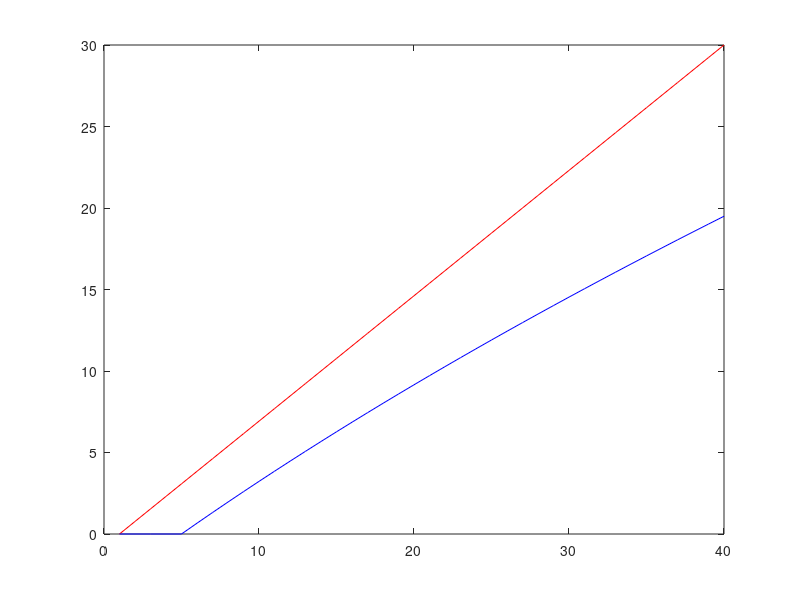

Reproduce this figure in MATLAB.
%% Compare the equilibrium spacing between Newell and Gipps

% Gipps equilibirum speed 
% /////Ciuffo, Biagio, Vincenzo Punzo, 
% //and Marcello Montanino. 
% //"Thirty Years of Gipps' Car-Following Model: 
% //Applications, Developments, and New Features." 
% //Transportation Research Record: 
% //Journal of the Transportation Research Board 
% //2315 (2012): 89-99. (Eq. 3a)

clear;

v_max = 40;
tau = 1.3;
theta = 0.2;
b_f = -3;
b_e = -3*1.1;

% for newell
headway = 1.3;
jamgap = 1;
len = 4;

for i=1:40
    speed_newell(i)=min(v_max,(i-jamgap)/headway);
end

for i=1:40
    speed_gipps(i)=min(v_max, ...
        max((tau+theta)/(1/-b_f-1/(-b_e))...
        *(-1+sqrt(1+(2*(i-(len+jamgap))*(1/-b_f-1/(-b_e)))/(tau+theta)^2)),0));
end

plot(speed_newell,'r');hold on;
plot(speed_gipps,'b'); hold off;





